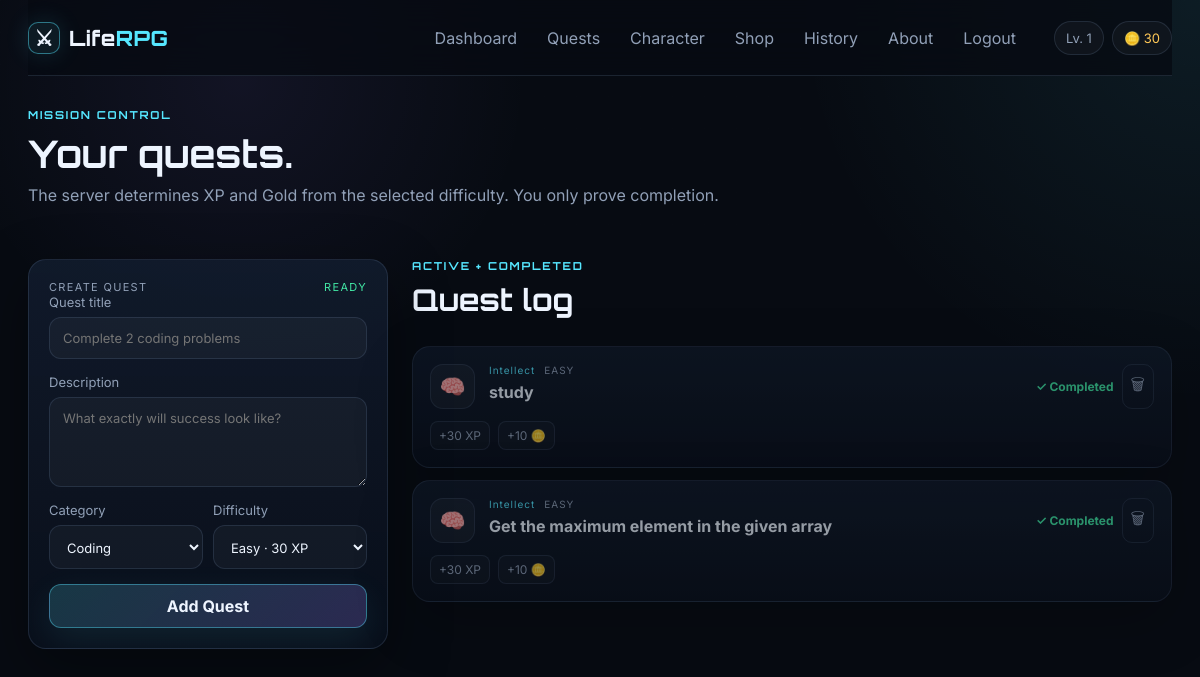
Page /quests (signed in) on the committed database.
### tables this page shows
CREATE TABLE users (
            id INTEGER PRIMARY KEY AUTOINCREMENT,
            name TEXT NOT NULL,
            email TEXT NOT NULL UNIQUE,
            password_hash TEXT NOT NULL,
            xp INTEGER NOT NULL DEFAULT 0,
            level INTEGER NOT NULL DEFAULT 1,
            gold INTEGER NOT NULL DEFAULT 0,
            streak INTEGER NOT NULL DEFAULT 0,
            last_activity TEXT,
            created_at TEXT NOT NULL
        );

CREATE TABLE quests (
            id INTEGER PRIMARY KEY AUTOINCREMENT,
            user_id INTEGER NOT NULL,
            title TEXT NOT NULL,
            description TEXT DEFAULT '',
            category TEXT NOT NULL,
            difficulty TEXT NOT NULL,
            status TEXT NOT NULL DEFAULT 'pending',
            xp_reward INTEGER NOT NULL,
            gold_reward INTEGER NOT NULL,
            completed_at TEXT,
            created_at TEXT NOT NULL,
            FOREIGN KEY (user_id) REFERENCES users(id) ON DELETE CASCADE
        );

### app.py (the view)
@app.route("/quests")
@login_required
def quests():
    db = get_db()
    quests = db.execute(
        "SELECT * FROM quests WHERE user_id = ? ORDER BY created_at DESC", (g.user["id"],)
    ).fetchall()
    return render_template("quests.html", quests=quests)

### app.py (called while the page is built)
def get_db():
    if "db" not in g:
        g.db = sqlite3.connect(DATABASE)
        g.db.row_factory = sqlite3.Row
        g.db.execute("PRAGMA foreign_keys = ON")
    return g.db

def csrf_token():
    token = session.get("csrf_token")
    if not token:
        token = secrets.token_urlsafe(32)
        session["csrf_token"] = token
    return token

@app.context_processor
def inject_helpers():
    return {
        "csrf_token": csrf_token(),
        "level_threshold": level_threshold,
        "level_progress": level_progress,
        "category_map": CATEGORY_MAP,
    }

@app.before_request
def load_user_and_protect():
    g.user = None
    user_id = session.get("user_id")
    if user_id:
        g.user = get_db().execute(
            "SELECT * FROM users WHERE id = ?", (user_id,)
        ).fetchone()
    if request.method == "POST" and request.endpoint not in {"login", "signup", "static"}:
        require_csrf()

def login_required(view):
    @wraps(view)
    def wrapped(*args, **kwargs):
        if g.user is None:
            flash("Please log in to continue.", "warning")
            return redirect(url_for("login"))
        return view(*args, **kwargs)
    return wrapped

### templates/quests.html (shortened to what this page needs)
{% extends 'base.html' %}
{% block content %}
<section class="page-heading"><div><div class="eyebrow">MISSION CONTROL</div><h1>Your quests.</h1><p>The server determines XP and Gold from the selected difficulty. You only prove completion.</p></div></section>
<section class="two-column section">
  <article class="glass-panel form-card">
    <div class="panel-header"><span>CREATE QUEST</span><span class="status-dot">READY</span></div>
    <form action="{{ url_for('create_quest') }}" method="post" class="form-stack">
      <label>Quest title<input name="title" maxlength="120" required placeholder="Complete 2 coding problems"></label>
      <label>Description<textarea name="description" maxlength="500" rows="4" placeholder="What exactly will success look like?"></textarea></label>
      <div class="form-grid">
        <label>Category<select name="category"><option value="coding">Coding</option></select></label>
        <label>Difficulty<select name="difficulty"><option value="easy">Easy · 30 XP</option></select></label>
      </div>
      <button class="button button-primary" type="submit">Add Quest</button>
    </form>
  </article>
  <article>
    <div class="section-heading compact-heading"><div><div class="eyebrow">ACTIVE + COMPLETED</div><h2>Quest log</h2></div></div>
    <div class="quest-list">
      {% for q in quests %}
      <article class="quest-card {% if q.status == 'completed' %}completed{% endif %}">
        <div class="quest-main"><div class="quest-symbol">{{ category_map[q.category][1] }}</div><div class="quest-text"><div class="quest-meta"><span>{{ category_map[q.category][0] }}</span><span>{{ q.difficulty|upper }}</span></div><h3>{{ q.title }}</h3>{% if q.description %}<p>{{ q.description }}</p>{% endif %}</div></div>
        <div class="quest-actions">
          {% if q.status == 'pending' %}
          <form action="{{ url_for('complete_quest', quest_id=q.id) }}" method="post" class="complete-form" data-quest-title="{{ q.title|e }}">
            <input type="hidden" name="csrf_token" value="{{ csrf_token }}">
            <button class="button button-primary button-small" type="submit">Complete</button>
          </form>
          {% else %}
          <span class="completed-badge">✓ Completed</span>
          {% endif %}
          <form action="{{ url_for('delete_quest', quest_id=q.id) }}" method="post" class="delete-form" data-confirm="Delete this quest permanently?">
            <button class="icon-button" aria-label="Delete {{ q.title }}" type="submit">🗑</button>
          </form>
        </div>
        <div class="quest-rewards"><span>+{{ q.xp_reward }} XP</span><span>+{{ q.gold_reward }} 🪙</span></div>
      </article>
      {% else %}
      <div class="empty-state glass-panel"><div class="empty-icon">✨</div><h3>Mission board is empty.</h3><p>Create a quest and start your progression.</p></div>
      {% endfor %}
    </div>
  </article>
</section>
{% endblock %}

### templates/base.html (shortened to what this page needs)
<!doctype html>
<html lang="en">
<head>
  <link rel="stylesheet" href="{{ url_for('static', filename='style.css') }}">
</head>
<body>
<div class="page-shell">
  <header class="topbar">
    <a class="brand" href="{{ url_for('index') }}" aria-label="Life RPG home">
      <span class="brand-mark">⚔</span><span>Life<span class="accent">RPG</span></span>
    </a>
    {% if g.user %}
    <nav id="main-nav" class="nav" aria-label="Main navigation">
      <a href="{{ url_for('dashboard') }}">Dashboard</a>
      <a href="{{ url_for('quests') }}">Quests</a>
      <a href="{{ url_for('character') }}">Character</a>
      <a href="{{ url_for('shop') }}">Shop</a>
      <a href="{{ url_for('history') }}">History</a>
      <a href="{{ url_for('about') }}">About</a>
      <form action="{{ url_for('logout') }}" method="post" class="inline-form">
        <button class="nav-logout" type="submit">Logout</button>
      </form>
    </nav>
    <div class="top-stats" aria-label="Current character summary">
      <span class="pill">Lv. {{ g.user.level }}</span>
      <span class="pill gold">🪙 {{ g.user.gold }}</span>
    </div>
    {% else %}
    <nav class="nav public-nav" aria-label="Public navigation">
      <a href="{{ url_for('about') }}">How it works</a>
      <a class="button button-small" href="{{ url_for('login') }}">Login</a>
      <a class="button button-small button-primary" href="{{ url_for('signup') }}">Start Adventure</a>
    </nav>
    {% endif %}
  </header>
  <main id="main" class="main-content">
    {% block content %}{% endblock %}
  </main>
</div>
</body>
</html>

### rows in the picture
users: user.level "1", user.gold "30"
quests: category "🧠", category "Intellect", difficulty "EASY", title "study", status "✓ Completed", xp_reward "30", gold_reward "10"
quests: category "🧠", category "Intellect", difficulty "EASY", title "Get the maximum element in the given array", status "✓ Completed", xp_reward "30", gold_reward "10"
